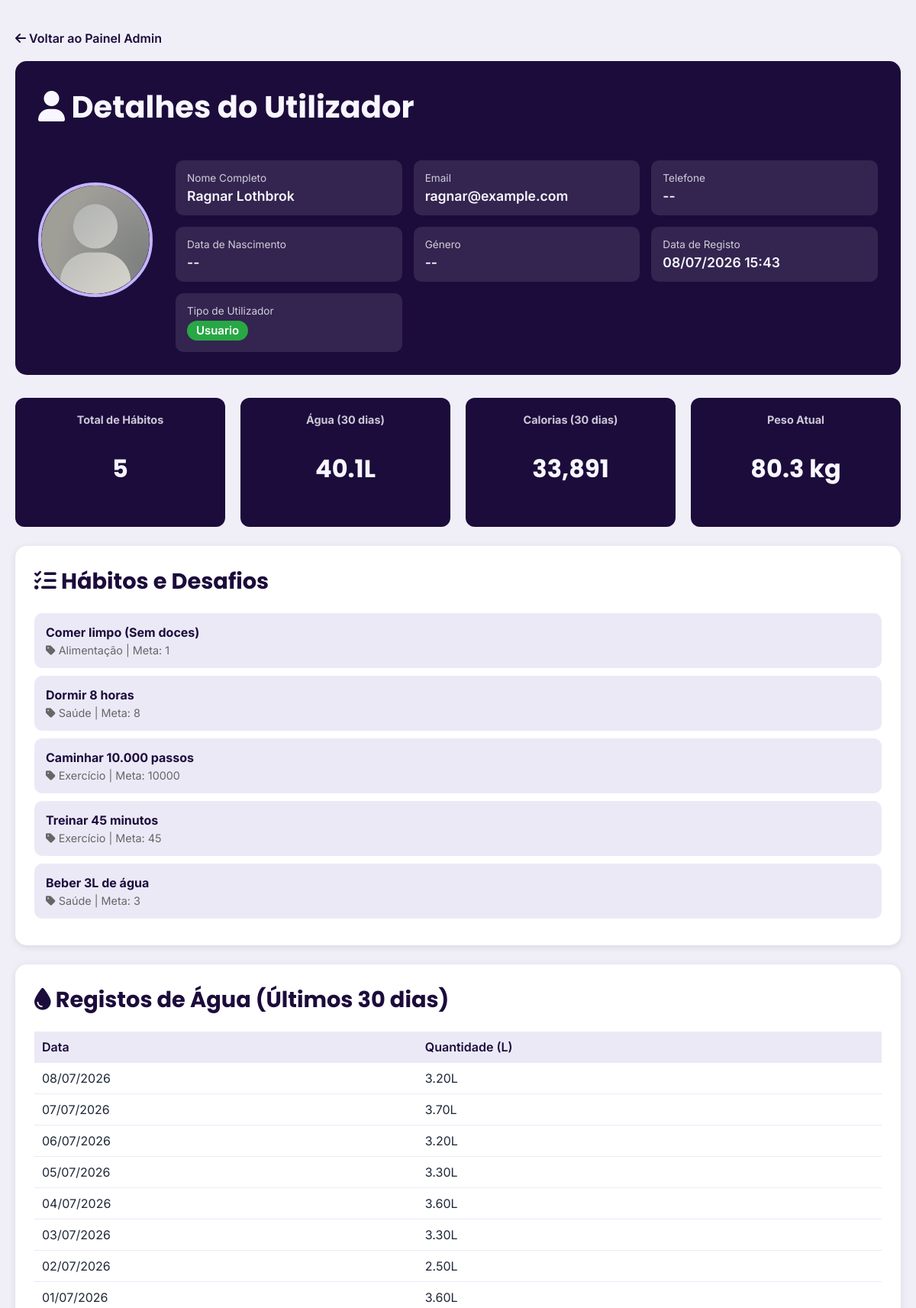
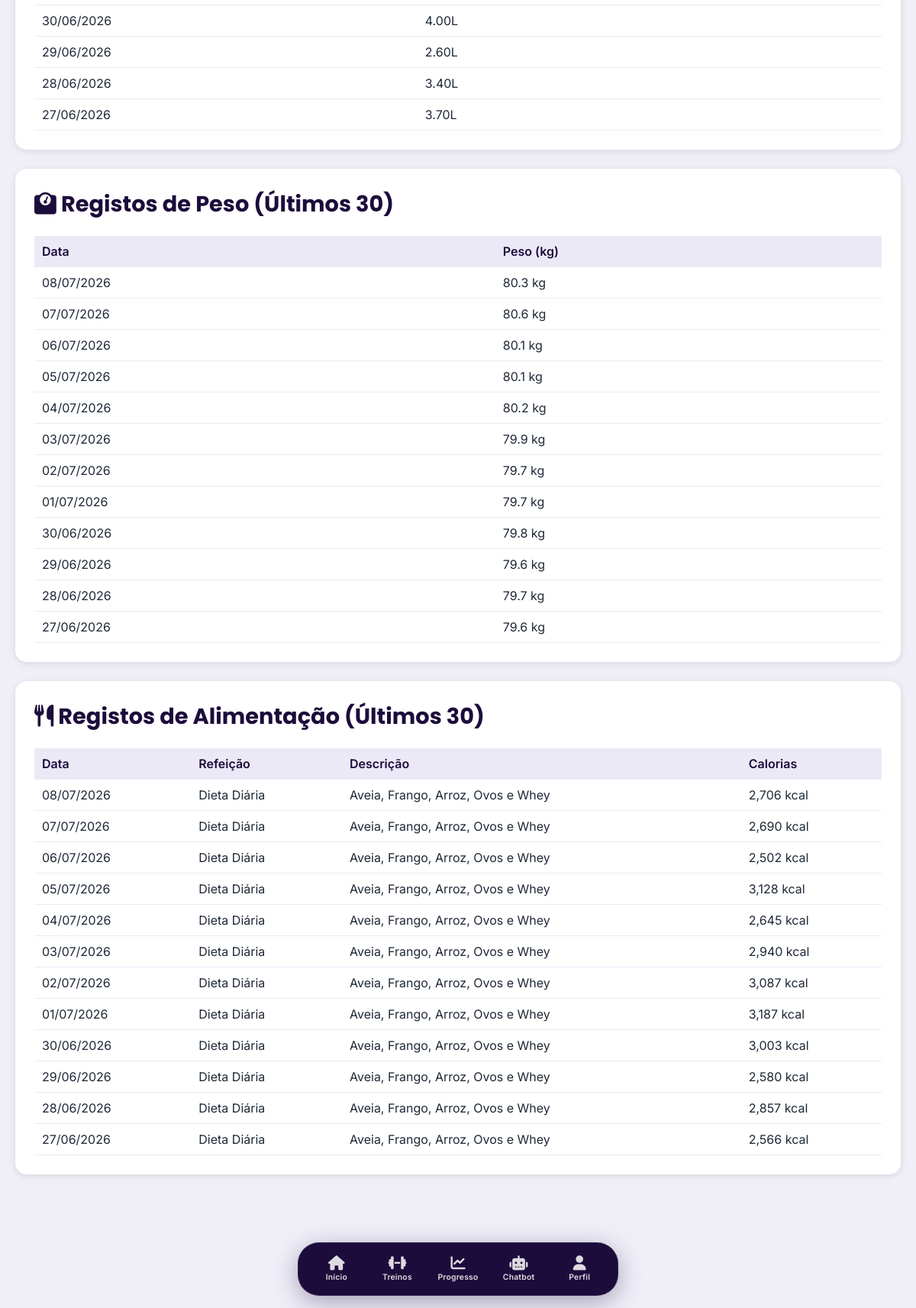
The app's page /admin_usuario.php?id=20 (signed in) with its own data (2 pictures, top to bottom).
### tables this page shows
CREATE TABLE `user` (
  `id_user` int(11) NOT NULL AUTO_INCREMENT,
  `nome` varchar(100) NOT NULL,
  `email` varchar(150) NOT NULL,
  `password_hash` varchar(255) NOT NULL,
  `data_registo` datetime NOT NULL DEFAULT current_timestamp(),
  `tipo_plano` varchar(50) DEFAULT 'gratuito',
  `data_expiracao_plano` date DEFAULT NULL,
  `ddd` varchar(3) DEFAULT NULL,
  `telefone` varchar(9) DEFAULT NULL,
  `data_nascimento` date DEFAULT NULL,
  `genero` enum('Masculino','Feminino','Outro') DEFAULT NULL,
  `tipo_usuario` varchar(20) DEFAULT 'Usuario',
  `foto` varchar(255) DEFAULT NULL,
  `usercol` varchar(45) DEFAULT 'assets/fotos/default-user.png',
  `day_streak` int(11) DEFAULT 0,
  `league` enum('Renegado','Viking','Huscarl','Jarl','Berserker','Ragnarok') DEFAULT 'Renegado',
  `username` varchar(50) DEFAULT NULL,
  `tfa_secret` varchar(255) DEFAULT NULL,
  `tfa_backup_codes` text DEFAULT NULL,
  `stripe_customer_id` varchar(150) DEFAULT NULL,
  PRIMARY KEY (`id_user`),
  UNIQUE KEY `user_email_unique` (`email`),
  UNIQUE KEY `username` (`username`),
  UNIQUE KEY `user_username_unique` (`username`)
);

CREATE TABLE `peso` (
  `id` int(11) NOT NULL AUTO_INCREMENT,
  `id_user` int(11) NOT NULL,
  `peso` decimal(5,2) NOT NULL,
  `data` datetime NOT NULL,
  PRIMARY KEY (`id`),
  KEY `id_user` (`id_user`),
  KEY `data` (`data`),
  CONSTRAINT `fk_peso_user` FOREIGN KEY (`id_user`) REFERENCES `user` (`id_user`) ON DELETE CASCADE ON UPDATE CASCADE
);

CREATE TABLE `habito` (
  `id_habito` int(11) NOT NULL AUTO_INCREMENT,
  `id_user` int(11) NOT NULL,
  `descricao` varchar(150) DEFAULT NULL,
  `meta_diaria` varchar(100) DEFAULT NULL,
  `tipo` varchar(50) DEFAULT NULL,
  PRIMARY KEY (`id_habito`),
  KEY `habito_id_user_foreign` (`id_user`),
  CONSTRAINT `habito_id_user_foreign` FOREIGN KEY (`id_user`) REFERENCES `user` (`id_user`)
);

CREATE TABLE `alimentacao` (
  `id` int(11) NOT NULL AUTO_INCREMENT,
  `id_user` int(11) NOT NULL,
  `calorias` decimal(8,2) NOT NULL,
  `refeicao` varchar(50) NOT NULL,
  `descricao` text DEFAULT NULL,
  `data` date NOT NULL,
  `proteinas` float DEFAULT 0,
  `carbs` float DEFAULT 0,
  `gorduras` decimal(8,2) DEFAULT 0.00,
  PRIMARY KEY (`id`),
  KEY `id_user` (`id_user`),
  KEY `data` (`data`),
  CONSTRAINT `fk_alimentacao_user` FOREIGN KEY (`id_user`) REFERENCES `user` (`id_user`) ON DELETE CASCADE ON UPDATE CASCADE
);

### admin_usuario.php (the view, shortened to what this page needs)
<?php
require 'ligacao.php';
$user_id_view = intval($_GET['id'] ?? 0);
$sql_user = "SELECT * FROM user WHERE id_user = ?";
$stmt = $conn->prepare($sql_user);
$stmt->bind_param("i", $user_id_view);
$stmt->execute();
$result = $stmt->get_result();
$user_data = $result->fetch_assoc();
$habitos = [];
$sql_habitos = "SELECT id_habito, descricao, tipo, meta_diaria FROM habito WHERE id_user = ? ORDER BY id_habito DESC";
$stmt = $conn->prepare($sql_habitos);
$stmt->bind_param("i", $user_id_view);
$stmt->execute();
$result = $stmt->get_result();
while ($row = $result->fetch_assoc()) {
    $habitos[] = $row;
}
$registros_agua = [];
$sql_agua = "SELECT data, SUM(quantidade) as total FROM agua WHERE id_user = ? AND data >= DATE_SUB(CURDATE(), INTERVAL 30 DAY) GROUP BY data ORDER BY data DESC LIMIT 30";
$stmt = $conn->prepare($sql_agua);
$stmt->bind_param("i", $user_id_view);
$stmt->execute();
$result = $stmt->get_result();
while ($row = $result->fetch_assoc()) {
    $registros_agua[] = $row;
}
$registros_peso = [];
$sql_peso = "SELECT peso, data FROM peso WHERE id_user = ? ORDER BY data DESC LIMIT 30";
$stmt = $conn->prepare($sql_peso);
$stmt->bind_param("i", $user_id_view);
$stmt->execute();
$result = $stmt->get_result();
while ($row = $result->fetch_assoc()) {
    $registros_peso[] = $row;
}
$registros_alimentacao = [];
$sql_alimentacao = "SELECT calorias, refeicao, descricao, data FROM alimentacao WHERE id_user = ? ORDER BY data DESC LIMIT 30";
$stmt = $conn->prepare($sql_alimentacao);
$stmt->bind_param("i", $user_id_view);
$stmt->execute();
$result = $stmt->get_result();
while ($row = $result->fetch_assoc()) {
    $registros_alimentacao[] = $row;
}
$total_agua = 0;
$total_calorias = 0;
$peso_atual = null;
if (!empty($registros_agua)) {
    foreach ($registros_agua as $reg) {
        $total_agua += floatval($reg['total']);
    }
}
if (!empty($registros_alimentacao)) {
    foreach ($registros_alimentacao as $reg) {
        $total_calorias += floatval($reg['calorias']);
    }
}
if (!empty($registros_peso)) {
    $peso_atual = floatval($registros_peso[0]['peso']);
    $peso_inicial = floatval(end($registros_peso)['peso']);
}
?>
<!DOCTYPE html>
<html lang="pt-PT">
<head>
    <link rel="stylesheet" href="https://cdnjs.cloudflare.com/ajax/libs/font-awesome/6.5.2/css/all.min.css">
    <link rel="stylesheet" href="css/global.css?v=<?= time() ?>">
    <link rel="stylesheet" href="css/dashboard.css?v=<?= time() ?>">
    <link rel="stylesheet" href="css/admin_usuario.css?v=<?= time() ?>">
</head>
<body>
    <div class="admin-container">
        <a href="admin.php" class="back-link">
            <i class="fas fa-arrow-left"></i> Voltar ao Painel Admin
        </a>
        <div class="user-header">
            <h1><i class="fas fa-user"></i> Detalhes do Utilizador</h1>
            <div class="user-header-flex">
                <div>
                    <?php
                    $foto_usuario = (!empty($user_data['foto']) && file_exists($user_data['foto']))
                        ? $user_data['foto']
                        : 'assets/fotos/default-user.png';
                    ?>
                    <img src="<?php echo htmlspecialchars($foto_usuario); ?>" alt="Foto" class="user-photo-large">
                </div>
                <div class="user-info-grid">
                    <div class="info-item">
                        <label>Nome Completo</label>
                        <div class="value"><?php echo htmlspecialchars($user_data['nome']); ?></div>
                    </div>
                    <div class="info-item">
                        <label>Email</label>
                        <div class="value"><?php echo htmlspecialchars($user_data['email']); ?></div>
                    </div>
                    <div class="info-item">
                        <label>Telefone</label>
                        <div class="value">
                            <?php
                            if (!empty($user_data['ddd']) && !empty($user_data['telefone'])) {
                                echo htmlspecialchars($user_data['ddd']) . " " . htmlspecialchars($user_data['telefone']);
                            } else {
                                echo "--";
                            }
                            ?>
                        </div>
                    </div>
                    <div class="info-item">
                        <label>Data de Nascimento</label>
                        <div class="value">
                            <?php
                            if (!empty($user_data['data_nascimento'])) {
                                echo date('d/m/Y', strtotime($user_data['data_nascimento']));
                            } else {
                                echo "--";
                            }
                            ?>
                        </div>
                    </div>
                    <div class="info-item">
                        <label>Género</label>
                        <div class="value"><?php echo htmlspecialchars($user_data['genero'] ?? '--'); ?></div>
                    </div>
                    <div class="info-item">
                        <label>Data de Registo</label>
                        <div class="value">
                            <?php
                            if (!empty($user_data['data_registo'])) {
                                try {
                                    if (is_string($user_data['data_registo'])) {
                                        $timestamp = strtotime($user_data['data_registo']);
                                        if ($timestamp !== false) {
                                            echo date('d/m/Y H:i', $timestamp);
                                        } else {
                                            echo date('d/m/Y', strtotime($user_data['data_registo']));
                                        }
                                    } else {
                                        echo date('d/m/Y H:i', $user_data['data_registo']);
                                    }
                                } catch (Exception $e) {
                                    echo htmlspecialchars($user_data['data_registo']);
                                }
                            } else {
                                echo "--";
                            }
                            ?>
                        </div>
                    </div>
                    <div class="info-item">
                        <label>Tipo de Utilizador</label>
                        <div class="value">
                            <span class="badge-tipo <?php echo strtolower($user_data['tipo_usuario'] ?? 'Usuario'); ?>">
                                <?php echo htmlspecialchars($user_data['tipo_usuario'] ?? 'Usuario'); ?>
                            </span>
                        </div>
                    </div>
                </div>
            </div>
        </div>
        <div class="stats-grid">
            <div class="stat-card">
                <h3>Total de Hábitos</h3>
                <p class="stat-value"><?php echo count($habitos); ?></p>
            </div>
            <div class="stat-card">
                <h3>Água (30 dias)</h3>
                <p class="stat-value"><?php echo number_format($total_agua, 1); ?>L</p>
            </div>
            <div class="stat-card">
                <h3>Calorias (30 dias)</h3>
                <p class="stat-value"><?php echo number_format($total_calorias, 0); ?></p>
            </div>
            <div class="stat-card">
                <h3>Peso Atual</h3>
                <p class="stat-value">
                    <?php
                    if ($peso_atual) {
                        echo number_format($peso_atual, 1) . " kg";
                    } else {
                        echo "--";
                    }
                    ?>
                </p>
            </div>
        </div>
        <div class="admin-section">
            <h2><i class="fas fa-tasks"></i> Hábitos e Desafios</h2>
            <?php if (!empty($habitos)): ?>
                <?php foreach ($habitos as $habito): ?>
                    <div class="habito-item">
                        <div class="habito-info">
                            <h4><?php echo htmlspecialchars($habito['descricao']); ?></h4>
                            <p>
                                <?php if (!empty($habito['tipo'])): ?>
                                    <i class="fas fa-tag"></i> <?php echo htmlspecialchars($habito['tipo']); ?>
                                <?php endif; ?>
                                <?php if (!empty($habito['meta_diaria'])): ?>
                                    | Meta: <?php echo $habito['meta_diaria']; ?>
                                <?php endif; ?>
                            </p>
                        </div>
                    </div>
                <?php endforeach; ?>
            <?php else: ?>
                <p class="empty-message">
                    Nenhum hábito criado ainda.
                </p>
            <?php endif; ?>
        </div>
        <div class="admin-section">
            <h2><i class="fas fa-tint"></i> Registos de Água (Últimos 30 dias)</h2>
            <?php if (!empty($registros_agua)): ?>
                <div class="admin-table-wrapper">
                    <table class="data-table">
                        <thead>
                            <tr>
                                <th>Data</th>
                                <th>Quantidade (L)</th>
                            </tr>
                        </thead>
                        <tbody>
                            <?php foreach ($registros_agua as $reg): ?>
                                <tr>
                                    <td><?php echo date('d/m/Y', strtotime($reg['data'])); ?></td>
                                    <td><?php echo number_format($reg['total'], 2); ?>L</td>
                                </tr>
                            <?php endforeach; ?>
                        </tbody>
                    </table>
                </div>
            <?php else: ?>
                <p class="empty-message">
                    Nenhum registo de água encontrado.
                </p>
            <?php endif; ?>
        </div>
        <div class="admin-section">
            <h2><i class="fas fa-weight"></i> Registos de Peso (Últimos 30)</h2>
            <?php if (!empty($registros_peso)): ?>
                <div class="admin-table-wrapper">
                    <table class="data-table">
                        <thead>
                            <tr>
                                <th>Data</th>
                                <th>Peso (kg)</th>
                            </tr>
                        </thead>
                        <tbody>
                            <?php foreach ($registros_peso as $reg): ?>
                                <tr>
                                    <td><?php echo date('d/m/Y', strtotime($reg['data'])); ?></td>
                                    <td><?php echo number_format($reg['peso'], 1); ?> kg</td>
                                </tr>
                            <?php endforeach; ?>
                        </tbody>
                    </table>
                </div>
            <?php else: ?>
                <p class="empty-message">
                    Nenhum registo de peso encontrado.
                </p>
            <?php endif; ?>
        </div>
        <div class="admin-section">
            <h2><i class="fas fa-utensils"></i> Registos de Alimentação (Últimos 30)</h2>
            <?php if (!empty($registros_alimentacao)): ?>
                <div class="admin-table-wrapper">
                    <table class="data-table">
                        <thead>
                            <tr>
                                <th>Data</th>
                                <th>Refeição</th>
                                <th>Descrição</th>
                                <th>Calorias</th>
                            </tr>
                        </thead>
                        <tbody>
                            <?php foreach ($registros_alimentacao as $reg): ?>
                                <tr>
                                    <td><?php echo date('d/m/Y', strtotime($reg['data'])); ?></td>
                                    <td><?php echo htmlspecialchars($reg['refeicao']); ?></td>
                                    <td><?php echo htmlspecialchars($reg['descricao']); ?></td>
                                    <td><?php echo number_format($reg['calorias'], 0); ?> kcal</td>
                                </tr>
                            <?php endforeach; ?>
                        </tbody>
                    </table>
                </div>
            <?php else: ?>
                <p class="empty-message">
                    Nenhum registo de alimentação encontrado.
                </p>
            <?php endif; ?>
        </div>
    </div>
    <nav class="navbar">
        <a href="dashboard.php" class="nav-link"><i class="fas fa-home icon"></i><span class="text">Início</span></a>
        <a href="treinos.php" class="nav-link"><i class="fas fa-dumbbell icon"></i><span class="text">Treinos</span></a>
        <a href="progresso.php" class="nav-link"><i class="fas fa-chart-line icon"></i><span class="text">Progresso</span></a>
        <a href="chatbot.php" class="nav-link"><i class="fas fa-robot icon"></i><span class="text">Chatbot</span></a>
        <a href="perfil.php" class="nav-link"><i class="fas fa-user icon"></i><span class="text">Perfil</span></a>
    </nav>
</body>
</html>

### records on screen
user: foto (placeholder picture), nome "Ragnar Lothbrok", email "ragnar@example.com", genero "--", data_registo "08/07/2026 15:43", tipo_usuario "Usuario"
peso: peso "80.3", data "08/07/2026"
habito: descricao "Comer limpo (Sem doces)", tipo "Alimentação", meta_diaria "1"
habito: descricao "Dormir 8 horas", tipo "Saúde", meta_diaria "8"
habito: descricao "Caminhar 10.000 passos", tipo "Exercício", meta_diaria "10000"
habito: descricao "Treinar 45 minutos", tipo "Exercício", meta_diaria "45"
habito: descricao "Beber 3L de água", tipo "Saúde", meta_diaria "3"
peso: data "07/07/2026", peso "80.6"
peso: data "06/07/2026", peso "80.1"
peso: data "05/07/2026", peso "80.1"
peso: data "04/07/2026", peso "80.2"
peso: data "03/07/2026", peso "79.9"
peso: data "02/07/2026", peso "79.7"
peso: data "01/07/2026", peso "79.7"
peso: data "30/06/2026", peso "79.8"
peso: data "29/06/2026", peso "79.6"
peso: data "28/06/2026", peso "79.7"
peso: data "27/06/2026", peso "79.6"
alimentacao: data "08/07/2026", refeicao "Dieta Diária", descricao "Aveia, Frango, Arroz, Ovos e Whey", calorias "2,706"
alimentacao: data "07/07/2026", refeicao "Dieta Diária", descricao "Aveia, Frango, Arroz, Ovos e Whey", calorias "2,690"
alimentacao: data "06/07/2026", refeicao "Dieta Diária", descricao "Aveia, Frango, Arroz, Ovos e Whey", calorias "2,502"
alimentacao: data "05/07/2026", refeicao "Dieta Diária", descricao "Aveia, Frango, Arroz, Ovos e Whey", calorias "3,128"
alimentacao: data "04/07/2026", refeicao "Dieta Diária", descricao "Aveia, Frango, Arroz, Ovos e Whey", calorias "2,645"
alimentacao: data "03/07/2026", refeicao "Dieta Diária", descricao "Aveia, Frango, Arroz, Ovos e Whey", calorias "2,940"
alimentacao: data "02/07/2026", refeicao "Dieta Diária", descricao "Aveia, Frango, Arroz, Ovos e Whey", calorias "3,087"
alimentacao: data "01/07/2026", refeicao "Dieta Diária", descricao "Aveia, Frango, Arroz, Ovos e Whey", calorias "3,187"
alimentacao: data "30/06/2026", refeicao "Dieta Diária", descricao "Aveia, Frango, Arroz, Ovos e Whey", calorias "3,003"
alimentacao: data "29/06/2026", refeicao "Dieta Diária", descricao "Aveia, Frango, Arroz, Ovos e Whey", calorias "2,580"
alimentacao: data "28/06/2026", refeicao "Dieta Diária", descricao "Aveia, Frango, Arroz, Ovos e Whey", calorias "2,857"
alimentacao: data "27/06/2026", refeicao "Dieta Diária", descricao "Aveia, Frango, Arroz, Ovos e Whey", calorias "2,566"

### other values on screen
count($habitos) "5"
$total_agua "40.1"
$total_calorias "33,891"
date('d/m/Y', strtotime($reg['data'])) "08/07/2026"
$reg['total'] "3.20"
date('d/m/Y', strtotime($reg['data'])) "07/07/2026"
$reg['total'] "3.70"
date('d/m/Y', strtotime($reg['data'])) "06/07/2026"
date('d/m/Y', strtotime($reg['data'])) "05/07/2026"
$reg['total'] "3.30"
date('d/m/Y', strtotime($reg['data'])) "04/07/2026"
$reg['total'] "3.60"
date('d/m/Y', strtotime($reg['data'])) "03/07/2026"
date('d/m/Y', strtotime($reg['data'])) "02/07/2026"
$reg['total'] "2.50"
